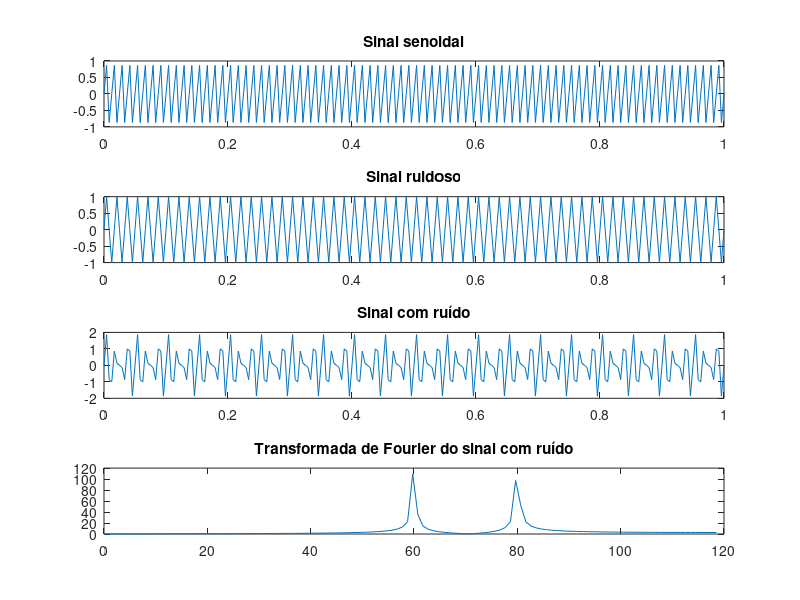

MATLAB code to generate this figure:
clc;
clear;
fs = 240; %Frequencia de amostragem ( 2 x MenorFrequencia)
t = 0:1/fs:1;
N = length(t);
x_t = sin(2*pi*80*t) + sin(2*pi*120*t); %Sinal senoidal dado pelo exercício
subplot(4, 1, 1);
plot(t, x_t); title("Sinal senoidal");
noise = sin(2*pi*60*t); %Sinal do ruído, solicitado no exercício 1.B)
subplot(4, 1, 2);
plot(t, noise); title("Sinal ruidoso");
sinal_com_ruido = x_t + noise;
subplot(4, 1, 3);
plot(t, sinal_com_ruido); title("Sinal com ruído");
y = fft(sinal_com_ruido); %Transformada de Fourrier
y = y(1:floor(length(y)/2));
freq = (0:N-1)*fs/N;
freq = freq(1:floor(length(freq)/2));
subplot(4, 1, 4);
plot(freq, abs(y)); title("Transformada de Fourier do sinal com ruído");
